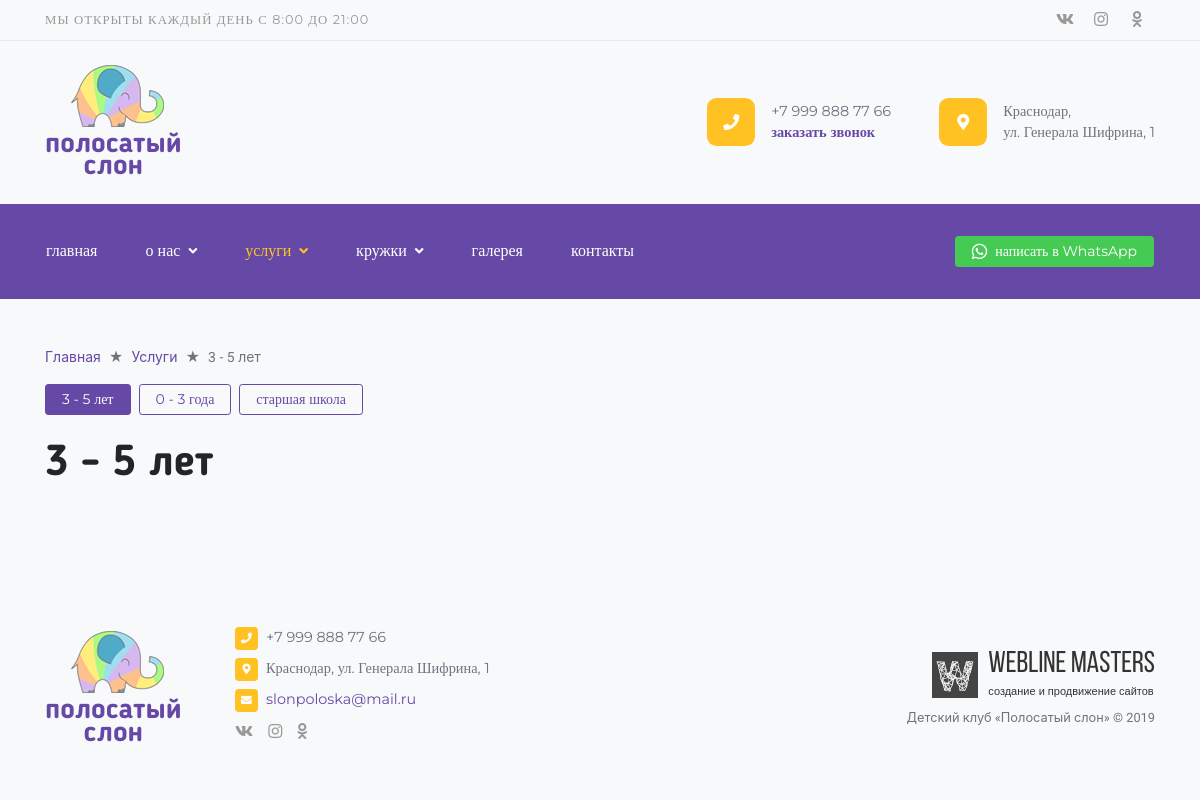
The app's page /services/category/service/3-5-let/ with its own data.
### contacts/models.py (models this page shows, shortened)
class Social(models.Model):
    name = models.CharField(max_length=250, verbose_name='Название социальной сети')
    short_name = models.CharField(max_length=250, verbose_name='Короткое название')
    link = models.URLField(max_length=250, verbose_name='Ссылка')
    class Meta:
        verbose_name = 'Социальная сеть'
        verbose_name_plural = 'Социальные сети'

class Phone(models.Model):
    phone = models.CharField(max_length=20, verbose_name='Телефон')
    class Meta:
        verbose_name = 'Телефон'
        verbose_name_plural = 'Телефоны'
    def __str__(self):
        return '%s' % self.phone

class Address(models.Model):
    address = models.CharField(max_length=250, verbose_name='Адрес')
    class Meta:
        verbose_name = 'Адрес'
        verbose_name_plural = 'Адреса'
    def __str__(self):
        return '%s' % self.address

class Email(models.Model):
    email = models.CharField(max_length=20, verbose_name='E-mail')
    class Meta:
        verbose_name = 'E-mail'
        verbose_name_plural = 'E-mails'
    def __str__(self):
        return '%s' % self.email

### services/models.py (models this page shows, shortened)
class Category(SEOOptimizable):
    title1 = models.CharField(max_length=120, verbose_name='Название (первая строка)')
    title2 = models.CharField(max_length=120, verbose_name='Название (вторая строка)', blank=True, null=True)
    slug = models.SlugField(max_length=250, verbose_name='Slug', unique=True)
    color_prefix = models.CharField(max_length=250, verbose_name='Префикс цвета')
    class Meta:
        verbose_name = 'Категория'
        verbose_name_plural = 'Категории'
        unique_together = ('title1', 'title2')
    def title(self):
        return '%s %s' % (self.title1, self.title2)

### services/views.py (the view)
# urls.py: path('category/<service_type>/<category_slug>/', views.CategoryView.as_view(), name='category'),
class CategoryView(View):
    def get(self, request, service_type, category_slug):
        category = get_object_or_404(Category, slug=category_slug)
        if service_type == 'artclass':
            services = Artclass.objects.filter(categories__in=[category], is_active=True)
            service_type_name = 'Кружки'
        elif service_type == 'service':
            services = Service.objects.filter(categories__in=[category], is_active=True)
            service_type_name = 'Услуги'
        else:
            return redirect('/')
        context = {
            'category': category,
            'services': services,
            'service_type': service_type,
            'service_type_name': service_type_name,
        }
        return render(request, 'services/category.html', context)

### landing/context_processors.py (called while the page is built)
def context_info(request):
    phone = Phone.objects.first()
    messenger = Messenger.objects.first()
    address = Address.objects.first()
    email = Email.objects.first()
    socials = Social.objects.all()
    seo_titles = TitleTag.objects.all()
    callback_form = CallBackForm()
    categories = Category.objects.all()
    context = {
        'phone': phone,
        'address': address,
        'email': email,
        'messenger': messenger,
        'socials': socials,
        'seo_titles': seo_titles,
        'callback_form': callback_form,
        'categories': categories,
    }
    return context

### templates/services/category.html (shortened to what this page needs)
{% extends 'base.html' %}
{% load imagefit %}
{% block content %}
<div class="container pb-4 pb-lg-5">
    <ol class="breadcrumb">
        <li class="breadcrumb-item"><a href="{% url 'index' %}">Главная</a></li>
        <li class="breadcrumb-item"><a href="{% url 'categories' service_type %}">{{ service_type_name }}</a></li>
        <li class="breadcrumb-item active">{{ category.title }}</li>
    </ol>
    <div class="btn-group btn-group-sm mb-4">
        {% for item in categories %}
            <a href="{% url 'category' service_type=service_type category_slug=item.slug %}" class="btn btn-outline-primary font-2 {% if category == item %}active{% endif %}">{{ item.title }}</a>
        {% endfor %}
    </div>
    <h1 class="mt-0 mb-lg-4 mb-3">{{ category.title }}</h1>
</div>
{% endblock content %}

### templates/__header.html (shortened to what this page needs)
{% load static %}
{% load flatpages %}
{% get_flatpages as flatpages %}
<div class="bg-light border-bottom border-gray d-none d-lg-block top-bar">
    <div class="container d-flex justify-content-between align-items-center">
        <span class="small mr-auto text-gray text-uppercase font-2 letter-spacing">
            Мы открыты каждый день с 8:00 до 21:00
        </span>
        {% for social in socials %}
            <a href="{{ social.link }}" target="_blank" class="text-gray py-2  {{ social.short_name }}"><i class="fab fa-{{ social.name }}"></i></a>
        {% endfor %}
    </div>
</div>
<div class="bg-light py-4 d-none d-lg-block top-bar-2">
    <div class="container d-flex justify-content-between align-items-center">
        <div class="position-relative text-center logo mr-auto">
            <img src="{% static 'images/logo.png' %}" class="ml-2 mb-2">
            <a href="{% url 'index' %}" class="stretched-link text-lowercase d-block font-3 font-weight-bolder">полосатый<br>слон</a>
        </div>
        <div class="top-contact d-flex justify-content-between align-items-center mr-5">
            <span class="bg-warning text-center rounded-lg mr-3"><i class="fas fa-phone text-white"></i></span>
            <div>
                <p class="text-muted font-2 smaller m-0">{{ phone }}</p>
                <p class="font-2 smaller font-weight-bold m-0"><a href="#" data-toggle="modal" data-target="#CallBackModal">заказать звонок</a></p>
            </div>
        </div>
        <div class="top-contact d-flex justify-content-between align-items-center">
            <span class="bg-warning text-center rounded-lg mr-3"><i class="fas fa-map-marker-alt text-white"></i></span>
            <div>
                <p class="text-muted font-2 smaller m-0 w-10">{{ address|safe }}</p>
            </div>
        </div>
    </div>
</div>
<nav class="navbar navbar-expand-lg navbar-dark bg-primary sticky-top py-lg-4 mb-lg-5 mb-4 py-1">
    <div class="container px-3">
        <div class="collapse navbar-collapse">
            <ul class="navbar-nav mr-auto">
                <li class="nav-item">
                    <a class="nav-link text-lowercase font-2" href="{% url 'index' %}">главная</a>
                </li>
                <li class="nav-item dropdown">
                    <a class="nav-link text-lowercase dropdown-toggle font-2 {% if '/content-startpoint/' in request.path %}active{% endif %}
                                                                             {% for page in flatpages %} {% if page.url in request.path %}active{% endif %} {% endfor %}" href="{% url 'content_startpoint' %}">
                        о нас<i class="fas fa-angle-down fa-sm ml-2"></i>
                    </a>
                </li>
                <li class="nav-item dropdown">
                    <a class="nav-link text-lowercase dropdown-toggle font-2 {% if '/services/category/service/' in request.path %}active{% endif %}" href="{% url 'categories' service_type='service' %}">
                        услуги<i class="fas fa-angle-down fa-sm ml-2"></i>
                    </a>
                </li>
                <li class="nav-item dropdown">
                    <a class="nav-link text-lowercase dropdown-toggle font-2  {% if '/services/category/artclass/' in request.path %}active{% endif %}" href="{% url 'categories' service_type='artclass' %}">
                        кружки<i class="fas fa-angle-down fa-sm ml-2"></i>
                    </a>
                </li>
                <li class="nav-item">
                    <a class="nav-link text-lowercase font-2  {% if '/gallery/' in request.path %}active{% endif %}" href="{% url 'gallery' %}">галерея</a>
                </li>
                <li class="nav-item">
                    <a class="nav-link text-lowercase font-2  {% if '/contacts/' in request.path %}active{% endif %}" href="{% url 'contacts' %}">контакты</a>
                </li>
            </ul>
            <span class="navbar-text">
                <a href="https://wa.me/{{ messenger.number }}?text={{ messenger.text }}" target="_blank" class="btn btn-secondary btn-sm text-white font-2 small"><i class="fab fa-whatsapp align-middle mr-2" style="color: #fff; font-size: 1.1rem;"></i><span class="d-none d-xl-inline">написать в </span>WhatsApp</a>
            </span>
        </div>
    </div>
</nav>

### templates/__footer.html
{% load static %}
<footer class="footer bg-light py-4 py-lg-5">
    <div class="container">
        <div class="row d-flex align-items-center">
            <div class="col-lg-2">
                <div class="position-relative d-lg-inline-block d-none text-center logo">
                    <img src="{% static 'images/logo.png' %}" class="ml-2 mb-2">
                    <a href="{% url 'index' %}" class="stretched-link text-lowercase d-block font-3 font-weight-bolder">полосатый<br>слон</a>
                </div>
            </div>
            <div class="col-xl-7 col-lg-6 col-md-6">
                <ul class="list-unstyled">
                    <li class="smaller d-flex justify-content-start align-items-start">
                        <i class="fas fa-phone fa-xs fcm mr-2"></i>
                        <p class="m-0 font-2 text-muted">{{ phone }}</p>
                    </li>
                    <li class="smaller d-flex justify-content-start align-items-start">
                        <i class="fas fa-map-marker-alt fa-xs fcm mr-2"></i>
                        <p class="m-0 font-2 text-muted">{{ address|striptags }}</p>
                    </li>
                    <li class="smaller d-flex justify-content-start align-items-start">
                        <i class="fas fa-envelope fa-xs fcm mr-2"></i>
                        <p class="m-0 font-2 text-muted"><a href="mailto:{{ email }}">{{ email }}</a></p>
                    </li>
                    <li>
                        {% for social in socials %}
                            <a href="{{ social.link }}" target="_blank" class="text-gray {{ social.short_name }}"><i class="fab fa-{{ social.name }}"></i></a>
                        {% endfor %}
                    </li>
                </ul>
            </div>
            <div class="col-xl-3 col-lg-4 col-md-6">
                <a class="devlogo mb-1 mt-4 mt-md-0 ml-md-auto" href="http://wlms.info" target="_blank">
                    <img src="{% static 'images/devlogo.png' %}" alt="...">
                    <div class="devlogo-text">
                        <span>Webline Masters</span>
                        <span>создание и продвижение сайтов</span>
                    </div>
                </a>
                <p class="m-0 text-muted small text-md-right">Детский клуб «Полосатый слон» © 2019</p>
            </div>
        </div>
    </div>
</footer>

### dev_static/css/style.css (style rules this page uses)
html { position: relative; min-height: 100%; }
body { overflow-x: hidden; }
.footer { position: absolute; bottom: 0; width: 100%; }
.devlogo { display: table; }
.devlogo img, .devlogo-text { display: table-cell; vertical-align: top; }
.devlogo span { display: block; margin-left: 10px; font-family: "BebasNeueRegular", sans-serif; font-size: 30px; line-height: 26px; color: #333; -webkit-transition: all .1s ease-in-out; transition: all .1s ease-in-out; }
.devlogo span:last-child { font-size: 11px; font-family: "Arial", sans-serif; }
.dropdown-toggle > i { -webkit-transition: -webkit-transform .2s ease-in-out; transition: -webkit-transform .2s ease-in-out; transition: transform .2s ease-in-out; transition: transform .2s ease-in-out, -webkit-transform .2s ease-in-out; }
.vk, .inst, .odn { width: 36px; text-align: center; }
.logo a { font-size: 28px; line-height: 1.4rem; -webkit-transition: color .1s ease-in-out; transition: color .1s ease-in-out; }
.top-contact span { width: 48px; height: 48px; }
.top-contact span i { line-height: 48px; }

### records on screen
Phone: phone "+7 999 888 77 66"
Address: address "Краснодар, ул. Генерала Шифрина, 1"
Category: title "3 - 5 лет"
Category: title "0 - 3 года"
Category: title "старшая школа"
Email: email "slonpoloska@mail.ru"

### other values on screen
{{ service_type_name }} "Услуги"
